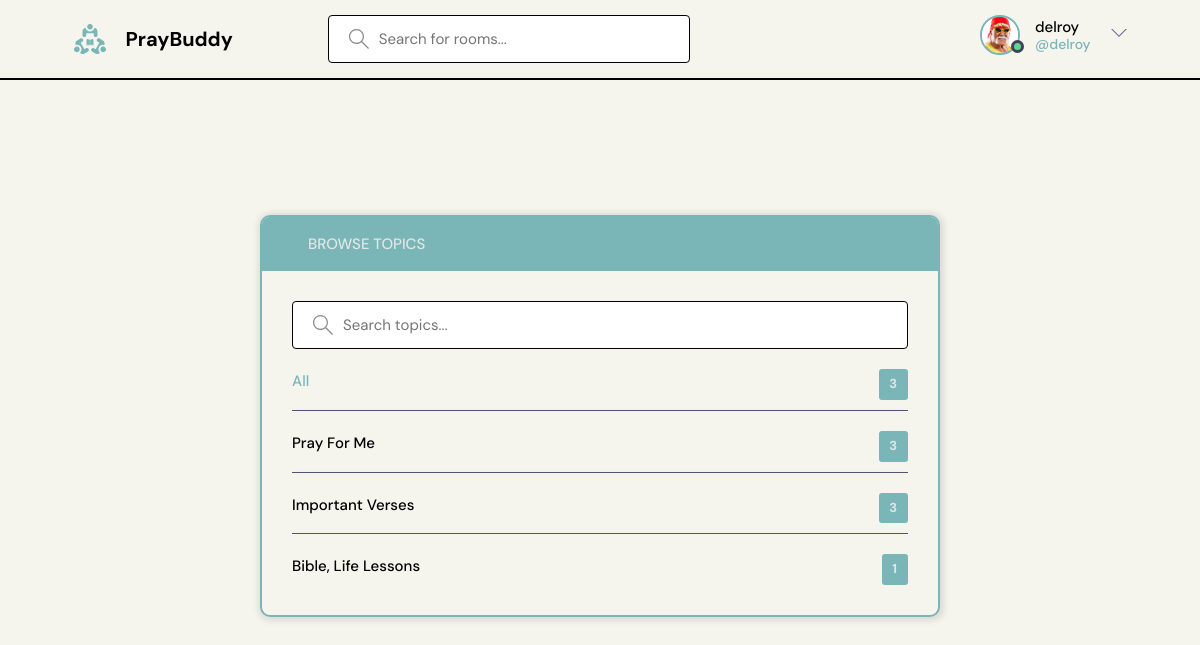
/topics/ (signed in), run on the app's committed database.
### base/models.py (models this page shows, shortened)
class User(AbstractUser):
    name = models.CharField(max_length=200, null=True)
    email = models.EmailField(unique=True, null=True)
    bio = models.TextField(null=True)
    avatar = models.ImageField(null=True, default='avatar.svg')
    USERNAME_FIELD = 'email'
    REQUIRED_FIELDS = []

class Topic(models.Model):
    name = models.CharField(max_length=200)

### base/views.py (the view)
# urls.py: path('topics/', views.topicsPage, name='topics'),
def topicsPage(request):
    q = request.GET.get('q') if request.GET.get('q') != None else ''
    topics = Topic.objects.filter(name__icontains=q)
    return render(request, 'base/topics.html', {'topics': topics})

### base/templates/base/topics.html (shortened to what this page needs)
{% extends 'main.html' %}
{% block content %}
<main class="create-room layout">
  <div class="container">
    <div class="layout__box">
      <div class="layout__boxHeader">
        <div class="layout__boxTitle">
          <a href="{% url 'home' %}">
            <svg version="1.1" xmlns="http://www.w3.org/2000/svg" width="32" height="32" viewBox="0 0 32 32">
              <title>arrow-left</title>
              <path
                d="M13.723 2.286l-13.723 13.714 13.719 13.714 1.616-1.611-10.96-10.96h27.625v-2.286h-27.625l10.965-10.965-1.616-1.607z">
              </path>
            </svg>
          </a>
          <h3>Browse Topics</h3>
        </div>
      </div>
      <div class="topics-page layout__body">
        <form action="" method="GET" class="header__search">
          <label>
            <input name="q" placeholder="Search topics..." />
          </label>
        </form>
        <ul class="topics__list">
          <li>
            <a href="{% url 'topics' %}" class="active">All <span>{{ topics.count }}</span></a>
          </li>
          {% for topic in topics  %}
          <li>
            <a href="{% url 'home' %}?q={{ topic.name }}">{{ topic.name }} <span>{{ topic.room_set.all.count }}</span></a>
          </li>
          {% endfor %}
        </ul>
      </div>
    </div>
  </div>
</main>
{% endblock content %}

### templates/includes/navbar.html (shortened to what this page needs)
{% load static %}
<header class="header header--loggedIn">
  <div class="container">
    <a href="{% url 'home' %}" class="header__logo">
      <h1>PrayBuddy</h1>
    </a>
    <form class="header__search" method="GET" action="{% url 'home' %}">
      <label>
        <input name="q" placeholder="Search for rooms..." />
      </label>
    </form>
    <nav class="header__menu">
      {% if request.user.is_authenticated %}
      <div class="header__user">
        <a href="{% url 'user-profile' user.id %}">
          <div class="avatar avatar--medium active">
            <img src="{{ request.user.avatar.url }}" />
          </div>
          <p>{{ request.user.username }} <span>@{{ request.user.username }}</span></p>
        </a>
        <button class="dropdown-button">
          <svg version="1.1" xmlns="http://www.w3.org/2000/svg" width="32" height="32" viewBox="0 0 32 32">
            <title>chevron-down</title>
            <path d="M16 21l-13-13h-3l16 16 16-16h-3l-13 13z"></path>
          </svg>
        </button>
      </div>
      {% else %}
      <a href="{% url 'login' %}">
        <img src="{% static 'images/avatar.svg' %}" />
        <p>Login</p>
      </a>
      {% endif %}
    </nav>
  </div>
</header>

### static/styles/style.css (style rules this page uses)
:root { --color-main: #7AB5B7; --text-color-dark: #000000; --color-main-light: #e1f6fb; --color-dark: #3f4156; --color-dark-medium: #51546e; --color-dark-light: #696d97; --color-light: #e5e5e5; --color-gray: #8b8b8b; --color-light-gray: #b2bdbd; --color-bg: #f5f5ee; --color-success: #5dd693; --color-error: #fc4b0b; }
* { font-family: "DM Sans", -apple-system, BlinkMacSystemFont, "Segoe UI", Roboto, Oxygen, Ubuntu, Cantarell, "Open Sans", "Helvetica Neue", sans-serif; margin: 0; padding: 0; box-sizing: border-box; text-rendering: optimizeLegibility; font-size: inherit; }
html { font-size: 56.25%; }
@media only screen and (min-width: 1200px) { html { font-size: 62.5%; } }
body { line-height: 1.6; font-weight: 400; font-size: 1.5rem; color: var(--text-color-dark); background-color: var(--color-bg); min-height: 100vh; }
img { width: 100%; }
a { display: inline-block; color: var(--color-main); text-decoration: none; }
.container { max-width: 120rem; width: 90%; margin: auto; }
.avatar { position: relative; display: inline-block; border-radius: 50%; border: 2px solid var(--color-main); }
.avatar img { display: block; border-radius: 50%; object-fit: cover; object-position: center; }
.avatar::after { content: ""; display: block; position: absolute; background-color: var(--color-gray); z-index: 111; border-radius: 50%; border: 0.3rem solid var(--color-dark); }
.avatar.active::after { background-color: var(--color-success); }
.avatar.avatar--medium img { width: 3.6rem; height: 3.6rem; border-radius: 50%; }
.avatar.avatar--medium:after { width: 0.7rem; height: 0.7rem; bottom: 0px; right: -6px; }
.header { padding: 1.5rem; background-color: var(--color-bg); border-bottom: 2px solid #000; }
.header>.container { display: flex; gap: 9.5rem; }
.header__logo, .header__user { display: flex; gap: 2rem; align-items: center; }
.header__logo>h1 { font-weight: 700; font-size: 2rem; color: var(--text-color-dark); }
.header__search>label { background-color: #FFFFFF; padding: 1.3rem 1rem; display: flex; align-items: center; gap: 1rem; border-radius: 4px; border: 1px solid #000; }
.header__search svg { fill: var(--color-gray); width: 2rem; height: 2rem; margin-left: 1rem; }
.logo-svg { height: 3.2rem; width: 3.2rem; fill: var(--color-main); }
.header__search input { width: 30rem; background: transparent; border: none; outline: none; color: var(--color-dark); }
.header__menu { margin-left: auto; position: relative; }
.header__menu a { display: flex; gap: 1.5rem; align-items: center; font-weight: 500; text-decoration: none; color: var(--color-gray); }
.header__menu img { height: 3.6rem; }
.header__menu p { line-height: 1.2; color: var(--text-color-dark); }
.header__menu span { color: var(--color-main); font-weight: 500; font-size: 1.4rem; display: block; }
.header__menu svg { width: 1.6rem; height: 1.6rem; fill: var(--color-dark-light); }
.dropdown-button { background: transparent; border: 0; outline: 0; cursor: pointer; }
.layout { margin-top: 2.4rem; }
.layout>.container { display: flex; justify-content: space-between; align-items: flex-start; }
.layout__box { width: 90%; max-width: 48rem; min-height: 40rem; position: absolute; top: 50%; left: 50%; transform: translate(-50%, -46%); background-color: transparent; border-radius: 1rem; border: 2px solid var(--color-main); box-shadow: 1px 1px 6px 3px rgba(0, 0, 0, 0.1); overflow: hidden; }
.layout__boxHeader { display: flex; padding: 1.5rem; background-color: var(--color-main); }
.layout__boxTitle { display: flex; gap: 1.5rem; align-items: center; }
.layout__boxTitle h3 { text-transform: uppercase; font-weight: 500; color: var(--color-light); }
.layout__boxTitle svg { width: 1.6rem; height: 1.6rem; fill: var(--color-main); }
.layout__body { margin: 3rem; }
.topics__list { list-style: none; }
.topics__list li a { display: flex; justify-content: space-between; margin-bottom: 3rem; font-weight: 500; color: var(--text-color-dark); transition: all 0.3s ease-in-out; }
.topics__list li a.active, .topics__list li a:hover { color: var(--color-main); }
.topics__list li a span { padding: 0.5rem 1rem; background-color: var(--color-main); color: var(--color-light); border-radius: 3px; font-size: 1.3rem; font-weight: 700; letter-spacing: 1px; }
.topics-page .topics__list li:not(:last-child) a { margin: 2rem 0; padding-bottom: 1rem; text-decoration: none; border-bottom: 1px solid var(--color-dark-medium); }
.topics-page .header__search { display: block; }
.create-room.layout .layout__box { max-width: 68rem; }

### data on the page
User: user.avatar (picture), user.username "delroy"
Topic: name "Pray For Me", room_set.all.count "3"
Topic: name "Important Verses", room_set.all.count "3"
Topic: name "Bible, Life Lessons", room_set.all.count "1"

### other printed values
{{ topics.count }} "3"
